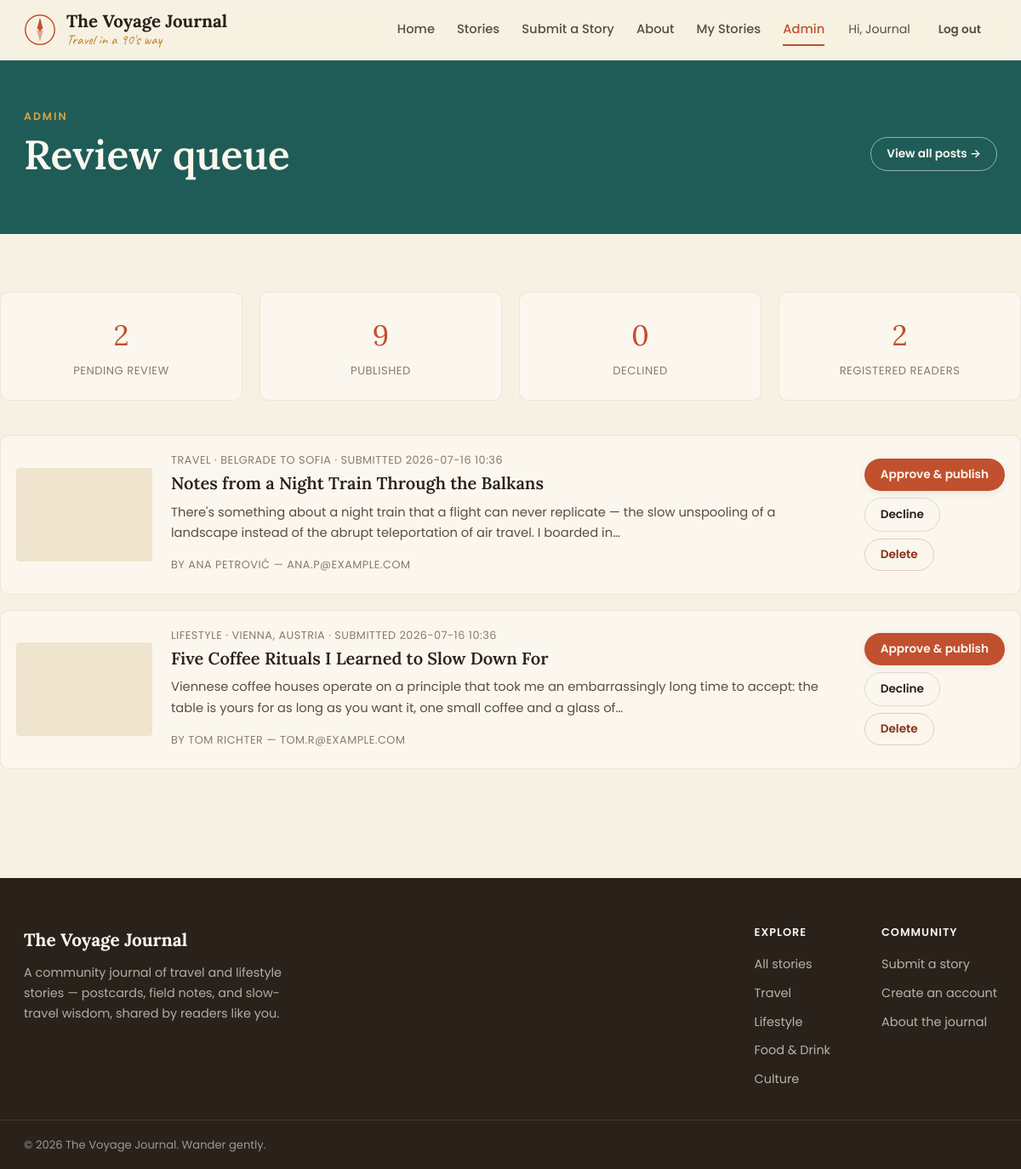
Page /admin/ (signed in) on the earlier database version.
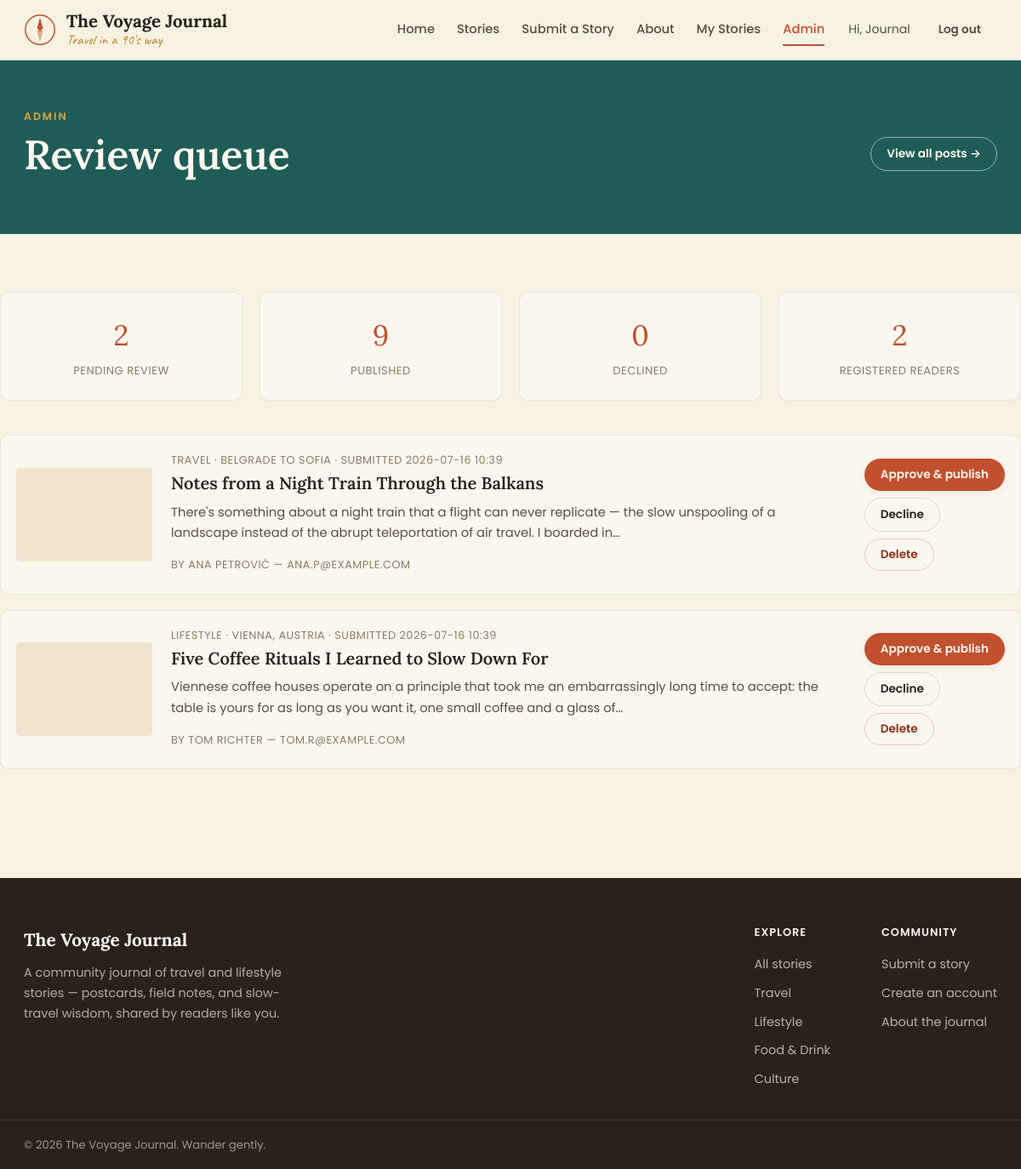
Same page on the later database version.
### tables this page shows
CREATE TABLE users (
    id            INTEGER PRIMARY KEY AUTOINCREMENT,
    name          TEXT NOT NULL,
    email         TEXT UNIQUE NOT NULL,
    password_hash TEXT NOT NULL,
    role          TEXT NOT NULL DEFAULT 'user' CHECK (role IN ('user', 'admin')),
    created_at    TEXT NOT NULL DEFAULT (datetime('now'))
);

CREATE TABLE posts (
    id                   INTEGER PRIMARY KEY AUTOINCREMENT,
    title                TEXT NOT NULL,
    slug                 TEXT UNIQUE NOT NULL,
    excerpt              TEXT,
    content              TEXT NOT NULL,
    cover_image          TEXT,
    category             TEXT NOT NULL,
    location             TEXT,
    author_name          TEXT NOT NULL,
    author_email         TEXT,
    submitted_by_user_id INTEGER REFERENCES users(id) ON DELETE SET NULL,
    status               TEXT NOT NULL DEFAULT 'pending' CHECK (status IN ('pending', 'approved', 'rejected')),
    admin_note           TEXT,
    view_count           INTEGER NOT NULL DEFAULT 0,
    share_count          INTEGER NOT NULL DEFAULT 0,
    pinned               INTEGER NOT NULL DEFAULT 0,
    pinned_at            TEXT,
    created_at           TEXT NOT NULL DEFAULT (datetime('now')),
    approved_at          TEXT
);

### app/admin.py (the view)
@bp.route("/")
@admin_required
def dashboard():
    db = get_db()
    pending = db.execute(
        "SELECT * FROM posts WHERE status = 'pending' ORDER BY created_at ASC"
    ).fetchall()
    stats = {
        "pending": db.execute("SELECT COUNT(*) FROM posts WHERE status='pending'").fetchone()[0],
        "approved": db.execute("SELECT COUNT(*) FROM posts WHERE status='approved'").fetchone()[0],
        "rejected": db.execute("SELECT COUNT(*) FROM posts WHERE status='rejected'").fetchone()[0],
        "users": db.execute("SELECT COUNT(*) FROM users").fetchone()[0],
    }
    return render_template("admin_dashboard.html", pending=pending, stats=stats)

### app/db.py (called while the page is built)
def get_db():
    if "db" not in g:
        g.db = sqlite3.connect(
            current_app.config["DATABASE"],
            detect_types=sqlite3.PARSE_DECLTYPES,
        )
        g.db.row_factory = sqlite3.Row
        g.db.execute("PRAGMA foreign_keys = ON")
    return g.db

### app/utils.py (called while the page is built)
def load_logged_in_user():
    user_id = session.get("user_id")
    if user_id is None:
        g.user = None
    else:
        g.user = get_db().execute(
            "SELECT * FROM users WHERE id = ?", (user_id,)
        ).fetchone()

def admin_required(view):
    @functools.wraps(view)
    def wrapped_view(**kwargs):
        if g.user is None:
            flash("Please log in as an admin to continue.", "warning")
            return redirect(url_for("auth.login", next=request.path))
        if g.user["role"] != "admin":
            flash("That page is for admins only.", "error")
            return redirect(url_for("blog.home"))
        return view(**kwargs)
    return wrapped_view

def csrf_token() -> str:
    if "csrf_token" not in session:
        session["csrf_token"] = secrets.token_hex(24)
    return session["csrf_token"]

### templates/admin_dashboard.html (shortened to what this page needs)
{% extends "base.html" %}
{% block body_class %}page-admin{% endblock %}
{% block content %}
<section class="page-header page-header-admin">
  <div class="wrap admin-header-row">
    <div>
      <p class="eyebrow eyebrow-light">Admin</p>
      <h1>Review queue</h1>
    </div>
    <a class="btn btn-outline-light btn-sm" href="{{ url_for('admin.all_posts') }}">View all posts →</a>
  </div>
</section>
<section class="wrap section">
  <div class="stat-row">
    <div class="stat-card"><span class="stat-num">{{ stats.pending }}</span><span class="stat-label">Pending review</span></div>
    <div class="stat-card"><span class="stat-num">{{ stats.approved }}</span><span class="stat-label">Published</span></div>
    <div class="stat-card"><span class="stat-num">{{ stats.rejected }}</span><span class="stat-label">Declined</span></div>
    <div class="stat-card"><span class="stat-num">{{ stats.users }}</span><span class="stat-label">Registered readers</span></div>
  </div>
  {% if pending %}
  <div class="admin-list">
    {% for post in pending %}
    <div class="admin-item">
      <div class="admin-item-media">
      </div>
      <div class="admin-item-body">
        <p class="meta">{{ post.category }}{% if post.location %} · {{ post.location }}{% endif %} · submitted {{ post.created_at[:16] }}</p>
        <h3><a href="{{ url_for('blog.detail', slug=post.slug) }}">{{ post.title }}</a></h3>
        <p class="excerpt">{{ post.excerpt }}</p>
        <p class="meta">By {{ post.author_name }}{% if post.author_email %} — {{ post.author_email }}{% endif %}</p>
      </div>
      <div class="admin-item-actions">
        <form method="post" action="{{ url_for('admin.approve', post_id=post.id) }}">
          <button type="submit" class="btn btn-primary btn-sm">Approve &amp; publish</button>
        </form>
        <details class="reject-details">
          <summary class="btn btn-outline btn-sm">Decline</summary>
        </details>
        <form method="post" action="{{ url_for('admin.delete', post_id=post.id) }}"
              onsubmit='return confirm({{ ("Permanently delete “" ~ post.title ~ "”? This removes it, its photos, likes, and comments. This cannot be undone.") | tojson }})'>
          <button type="submit" class="btn btn-danger btn-sm">Delete</button>
        </form>
      </div>
    </div>
    {% endfor %}
  </div>
  {% else %}
  <div class="empty-state">
    <h3>All caught up</h3>
    <p>There are no stories waiting for review right now.</p>
  </div>
  {% endif %}
</section>
{% endblock %}

### templates/base.html (shortened to what this page needs)
<!DOCTYPE html>
<html lang="en">
<head>
<link rel="stylesheet" href="{{ url_for('static', filename='css/style.css') }}">
</head>
<body class="{% block body_class %}{% endblock %}">
<header class="site-header">
  <div class="wrap header-inner">
    <a class="brand" href="{{ url_for('blog.home') }}">
      <span class="brand-mark" aria-hidden="true">
      </span>
      <span class="brand-text">
        <span class="brand-name">{{ site.name }}</span>
        <span class="brand-tagline">{{ site.tagline }}</span>
      </span>
    </a>
    <nav class="main-nav" aria-label="Primary">
      <a href="{{ url_for('blog.home') }}" class="{{ 'active' if request.endpoint == 'blog.home' else '' }}">Home</a>
      <a href="{{ url_for('blog.listing') }}" class="{{ 'active' if request.endpoint == 'blog.listing' else '' }}">Stories</a>
      <a href="{{ url_for('blog.submit') }}" class="{{ 'active' if request.endpoint == 'blog.submit' else '' }}">Submit a Story</a>
      <a href="{{ url_for('blog.about') }}" class="{{ 'active' if request.endpoint == 'blog.about' else '' }}">About</a>
      {% if current_user %}
      <a href="{{ url_for('blog.my_stories') }}" class="{{ 'active' if request.endpoint == 'blog.my_stories' else '' }}">My Stories</a>
      {% endif %}
      {% if current_user and current_user['role'] == 'admin' %}
      <a href="{{ url_for('admin.dashboard') }}" class="{{ 'active' if request.blueprint == 'admin' else '' }}">Admin</a>
      {% endif %}
    </nav>
    <div class="header-actions">
      {% if current_user %}
        <span class="header-user">Hi, {{ current_user['name'].split(' ')[0] }}</span>
        <a class="btn btn-ghost btn-sm" href="{{ url_for('auth.logout') }}">Log out</a>
      {% else %}
        <a class="btn btn-ghost btn-sm" href="{{ url_for('auth.login') }}">Log in</a>
        <a class="btn btn-primary btn-sm" href="{{ url_for('auth.signup') }}">Sign up</a>
      {% endif %}
    </div>
  </div>
</header>
<main id="main">
{% block content %}{% endblock %}
</main>
<footer class="site-footer">
  <div class="wrap footer-inner">
    <div class="footer-brand">
      <span class="brand-name">{{ site.name }}</span>
      <p>{{ site.description }}</p>
    </div>
    <div class="footer-cols">
      <div>
        <h4>Explore</h4>
        <a href="{{ url_for('blog.listing') }}">All stories</a>
        {% for cat in categories[:4] %}
        <a href="{{ url_for('blog.listing', category=cat) }}">{{ cat }}</a>
        {% endfor %}
      </div>
      <div>
        <h4>Community</h4>
        <a href="{{ url_for('blog.submit') }}">Submit a story</a>
        <a href="{{ url_for('auth.signup') }}">Create an account</a>
        <a href="{{ url_for('blog.about') }}">About the journal</a>
      </div>
    </div>
  </div>
  <div class="wrap footer-bottom">
    <span>&copy; {{ 2026 }} {{ site.name }}. Wander gently.</span>
  </div>
</footer>
</body>
</html>

Differences in the rows shown:
changed posts "Notes from a Night Train Through the Balkans": created_at "2026-07-16 10:36" → "2026-07-16 10:39"
changed posts "Five Coffee Rituals I Learned to Slow Down For": created_at "2026-07-16 10:36" → "2026-07-16 10:39"
